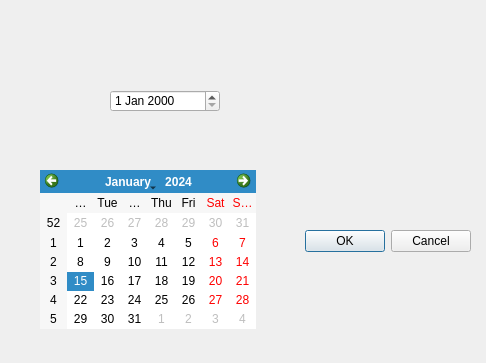
<?xml version="1.0" encoding="UTF-8"?>
<ui version="4.0">
 <class>Dialog</class>
 <widget class="QDialog" name="Dialog">
  <property name="geometry">
   <rect>
    <x>0</x>
    <y>0</y>
    <width>486</width>
    <height>363</height>
   </rect>
  </property>
  <property name="windowTitle">
   <string>Dialog</string>
  </property>
  <widget class="QDialogButtonBox" name="buttonBox">
   <property name="geometry">
    <rect>
     <x>130</x>
     <y>141</y>
     <width>341</width>
     <height>201</height>
    </rect>
   </property>
   <property name="orientation">
    <enum>Qt::Horizontal</enum>
   </property>
   <property name="standardButtons">
    <set>QDialogButtonBox::Cancel|QDialogButtonBox::Ok</set>
   </property>
  </widget>
  <widget class="QDateEdit" name="dateEdit">
   <property name="geometry">
    <rect>
     <x>110</x>
     <y>90</y>
     <width>110</width>
     <height>22</height>
    </rect>
   </property>
  </widget>
  <widget class="QCalendarWidget" name="calendarWidget">
   <property name="geometry">
    <rect>
     <x>40</x>
     <y>170</y>
     <width>216</width>
     <height>159</height>
    </rect>
   </property>
  </widget>
 </widget>
 <resources/>
 <connections>
  <connection>
   <sender>buttonBox</sender>
   <signal>accepted()</signal>
   <receiver>Dialog</receiver>
   <slot>accept()</slot>
   <hints>
    <hint type="sourcelabel">
     <x>248</x>
     <y>254</y>
    </hint>
    <hint type="destinationlabel">
     <x>157</x>
     <y>274</y>
    </hint>
   </hints>
  </connection>
  <connection>
   <sender>buttonBox</sender>
   <signal>rejected()</signal>
   <receiver>Dialog</receiver>
   <slot>reject()</slot>
   <hints>
    <hint type="sourcelabel">
     <x>316</x>
     <y>260</y>
    </hint>
    <hint type="destinationlabel">
     <x>286</x>
     <y>274</y>
    </hint>
   </hints>
  </connection>
 </connections>
</ui>
